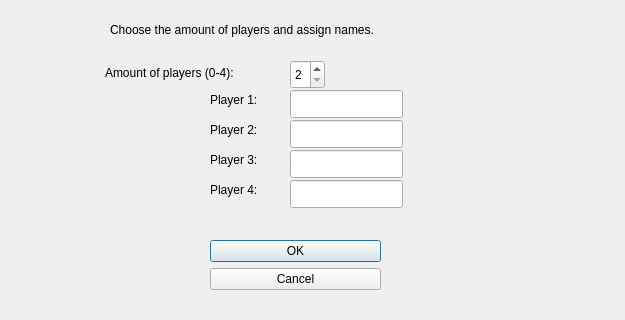
<?xml version="1.0" encoding="UTF-8"?>
<ui version="4.0">
 <class>ConfigurationWindow</class>
 <widget class="QDialog" name="ConfigurationWindow">
  <property name="geometry">
   <rect>
    <x>0</x>
    <y>0</y>
    <width>625</width>
    <height>320</height>
   </rect>
  </property>
  <property name="windowTitle">
   <string>Dialog</string>
  </property>
  <widget class="QDialogButtonBox" name="buttonBox">
   <property name="geometry">
    <rect>
     <x>210</x>
     <y>240</y>
     <width>171</width>
     <height>61</height>
    </rect>
   </property>
   <property name="orientation">
    <enum>Qt::Vertical</enum>
   </property>
   <property name="standardButtons">
    <set>QDialogButtonBox::Cancel|QDialogButtonBox::Ok</set>
   </property>
   <property name="centerButtons">
    <bool>false</bool>
   </property>
  </widget>
  <widget class="QLineEdit" name="player1NameInput">
   <property name="geometry">
    <rect>
     <x>290</x>
     <y>90</y>
     <width>113</width>
     <height>28</height>
    </rect>
   </property>
   <property name="maxLength">
    <number>12</number>
   </property>
  </widget>
  <widget class="QLineEdit" name="player2NameInput">
   <property name="geometry">
    <rect>
     <x>290</x>
     <y>120</y>
     <width>113</width>
     <height>28</height>
    </rect>
   </property>
   <property name="maxLength">
    <number>12</number>
   </property>
  </widget>
  <widget class="QLineEdit" name="player3NameInput">
   <property name="geometry">
    <rect>
     <x>290</x>
     <y>150</y>
     <width>113</width>
     <height>28</height>
    </rect>
   </property>
   <property name="maxLength">
    <number>12</number>
   </property>
  </widget>
  <widget class="QLineEdit" name="player4NameInput">
   <property name="geometry">
    <rect>
     <x>290</x>
     <y>180</y>
     <width>113</width>
     <height>28</height>
    </rect>
   </property>
   <property name="maxLength">
    <number>12</number>
   </property>
  </widget>
  <widget class="QLabel" name="player1Label">
   <property name="geometry">
    <rect>
     <x>210</x>
     <y>90</y>
     <width>63</width>
     <height>20</height>
    </rect>
   </property>
   <property name="text">
    <string>Player 1:</string>
   </property>
  </widget>
  <widget class="QLabel" name="player2Label">
   <property name="geometry">
    <rect>
     <x>210</x>
     <y>120</y>
     <width>63</width>
     <height>20</height>
    </rect>
   </property>
   <property name="text">
    <string>Player 2:</string>
   </property>
  </widget>
  <widget class="QLabel" name="player3Label">
   <property name="geometry">
    <rect>
     <x>210</x>
     <y>150</y>
     <width>63</width>
     <height>20</height>
    </rect>
   </property>
   <property name="text">
    <string>Player 3:</string>
   </property>
  </widget>
  <widget class="QLabel" name="player4Label">
   <property name="geometry">
    <rect>
     <x>210</x>
     <y>180</y>
     <width>63</width>
     <height>20</height>
    </rect>
   </property>
   <property name="text">
    <string>Player 4:</string>
   </property>
  </widget>
  <widget class="QSpinBox" name="playerAmountSpinBox">
   <property name="geometry">
    <rect>
     <x>290</x>
     <y>60</y>
     <width>35</width>
     <height>29</height>
    </rect>
   </property>
   <property name="minimum">
    <number>2</number>
   </property>
   <property name="maximum">
    <number>4</number>
   </property>
  </widget>
  <widget class="QLabel" name="amountOfPlayersLabel">
   <property name="geometry">
    <rect>
     <x>105</x>
     <y>63</y>
     <width>171</width>
     <height>20</height>
    </rect>
   </property>
   <property name="text">
    <string>Amount of players (0-4):</string>
   </property>
  </widget>
  <widget class="QLabel" name="label">
   <property name="geometry">
    <rect>
     <x>110</x>
     <y>20</y>
     <width>331</width>
     <height>20</height>
    </rect>
   </property>
   <property name="text">
    <string>Choose the amount of players and assign names.</string>
   </property>
  </widget>
  <zorder>player2NameInput</zorder>
  <zorder>buttonBox</zorder>
  <zorder>player1NameInput</zorder>
  <zorder>player3NameInput</zorder>
  <zorder>player4NameInput</zorder>
  <zorder>player1Label</zorder>
  <zorder>player2Label</zorder>
  <zorder>player3Label</zorder>
  <zorder>player4Label</zorder>
  <zorder>playerAmountSpinBox</zorder>
  <zorder>amountOfPlayersLabel</zorder>
  <zorder>label</zorder>
 </widget>
 <resources/>
 <connections>
  <connection>
   <sender>buttonBox</sender>
   <signal>accepted()</signal>
   <receiver>ConfigurationWindow</receiver>
   <slot>accept()</slot>
   <hints>
    <hint type="sourcelabel">
     <x>248</x>
     <y>254</y>
    </hint>
    <hint type="destinationlabel">
     <x>157</x>
     <y>274</y>
    </hint>
   </hints>
  </connection>
  <connection>
   <sender>buttonBox</sender>
   <signal>rejected()</signal>
   <receiver>ConfigurationWindow</receiver>
   <slot>reject()</slot>
   <hints>
    <hint type="sourcelabel">
     <x>316</x>
     <y>260</y>
    </hint>
    <hint type="destinationlabel">
     <x>286</x>
     <y>274</y>
    </hint>
   </hints>
  </connection>
 </connections>
</ui>
